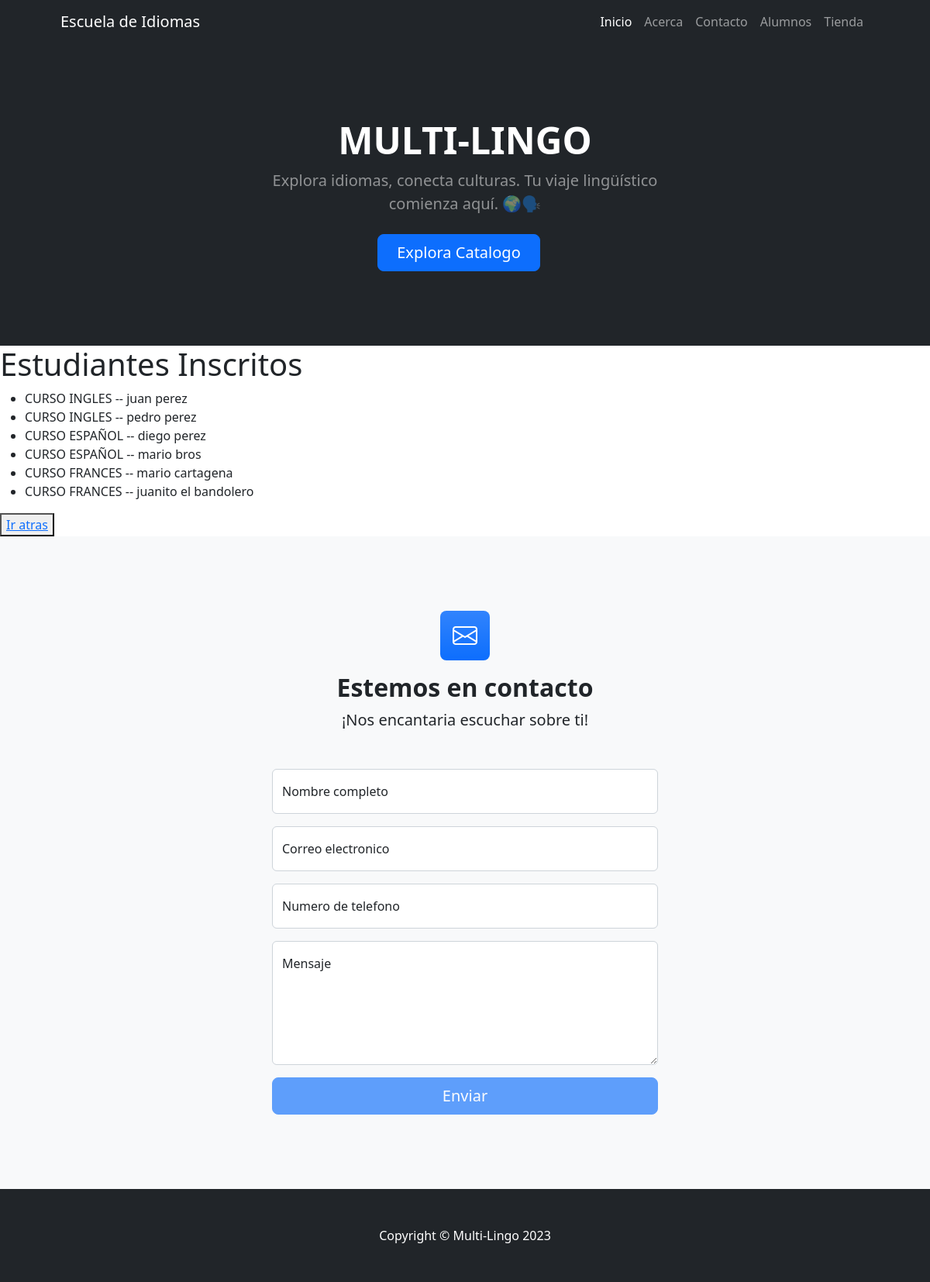
The page /estudiante/ on the database as committed earlier.
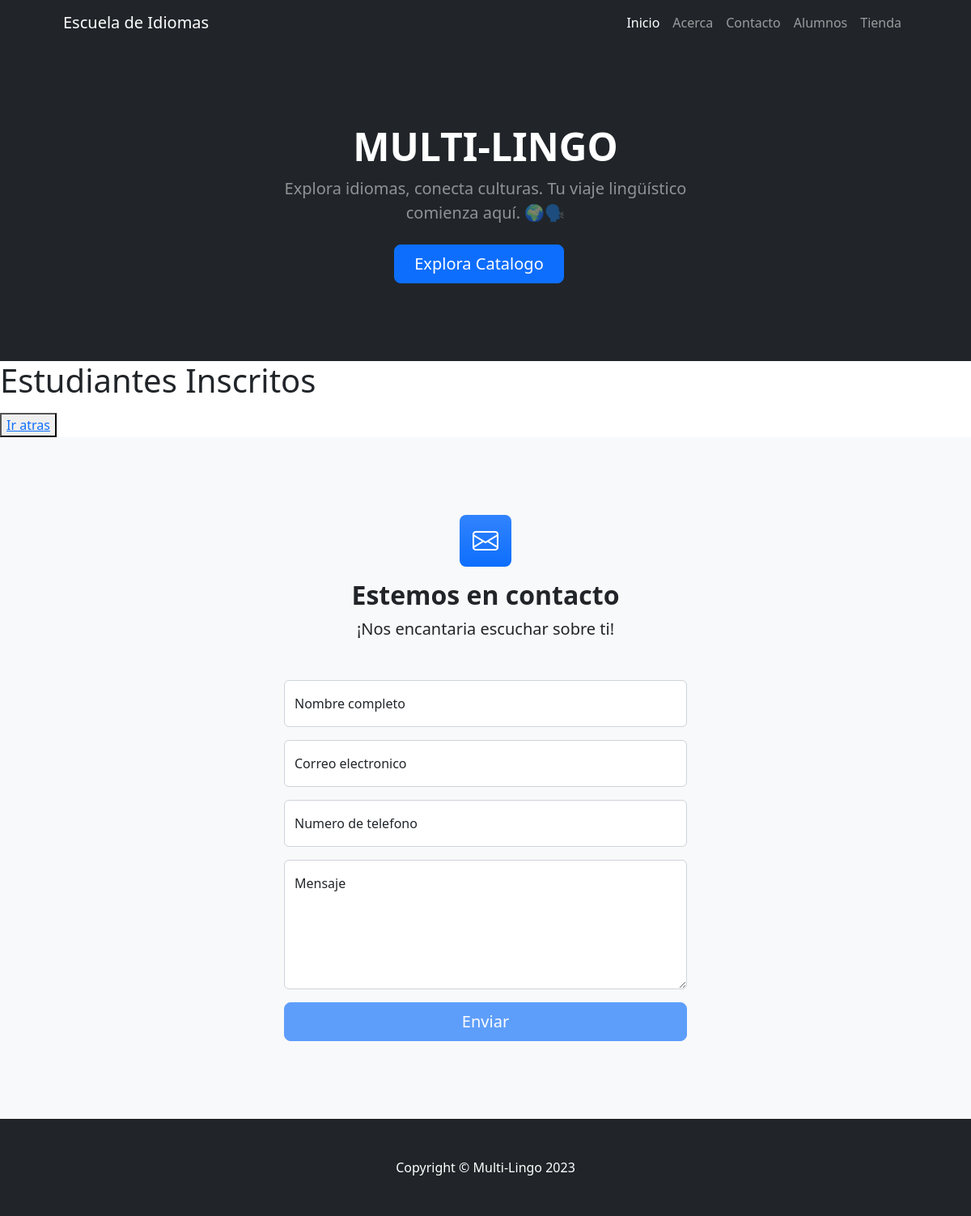
The same page on the database as committed later.
### estudiante/models.py (models this page shows, shortened)
class EstudianteEN(models.Model):
    nombre = models.CharField(max_length=100)
    apellido = models.CharField(max_length=100)
    nacimiento = models.DateField(null=True)
    nacionalidad = models.ForeignKey(Pais, on_delete=models.SET_NULL, null=True, blank=True)

class EstudianteES(models.Model):
    nombre = models.CharField(max_length=100)
    apellido = models.CharField(max_length=100)
    nacimiento = models.DateField(null=True)
    nacionalidad = models.ForeignKey(Pais, on_delete=models.SET_NULL, null=True, blank=True)

class EstudianteFR(models.Model):
    nombre = models.CharField(max_length=100)
    apellido = models.CharField(max_length=100)
    nacimiento = models.DateField(null=True)
    nacionalidad = models.ForeignKey(Pais, on_delete=models.SET_NULL, null=True, blank=True)

### estudiante/views.py (the view)
# urls.py: path("", views.index, name="index"),
def index(request):
    estudiantesEN = models.EstudianteEN.objects.all()
    estudiantesES = models.EstudianteES.objects.all()
    estudiantesFR = models.EstudianteFR.objects.all()
    return render(request, "estudiante/index.html", {"estudiantesEN":estudiantesEN, "estudiantesES":estudiantesES, "estudiantesFR":estudiantesFR})

### estudiante/templates/estudiante/index.html (shortened to what this page needs)
{% extends 'home/base.html' %}
{% block content %}
    <h1>Estudiantes Inscritos</h1>
    <ul>
        {% for estudianteEN in estudiantesEN %}
            <li>CURSO INGLES -- {{estudianteEN.nombre}} {{estudianteEN.apellido}}</li>
        {% endfor %}
        {% for estudianteES in estudiantesES %}
            <li>CURSO ESPAÑOL -- {{estudianteES.nombre}} {{estudianteES.apellido}}</li>
        {% endfor %}
        {% for estudianteFR in estudiantesFR %}
            <li>CURSO FRANCES -- {{estudianteFR.nombre}} {{estudianteFR.apellido}}</li>
        {% endfor %}
    </ul>
    <button><a href="{% url 'home:index' %}">Ir atras</a></button>
{% endblock content %}

### home/templates/home/base.html (shortened to what this page needs)
{% load static %}
<!DOCTYPE html>
<html lang="es">
    <head>
        <link href="https://cdn.jsdelivr.net/npm/bootstrap-icons@1.4.1/font/bootstrap-icons.css" rel="stylesheet" />
        <link href="{% static 'home/css/styles.css' %}" rel="stylesheet" />
    </head>
    <body>
        {% include "home/navbar.html" %}
        <header class="bg-dark py-5">
            <div class="container px-5">
                <div class="row gx-5 justify-content-center">
                    <div class="col-lg-6">
                        <div class="text-center my-5">
                            <h1 class="display-5 fw-bolder text-white mb-2">MULTI-LINGO</h1>
                            <p class="lead text-white-50 mb-4">Explora idiomas, conecta culturas. Tu viaje lingüístico comienza aquí. 🌍🗣️</p>
                            <div class="d-grid gap-3 d-sm-flex justify-content-sm-center">
                                <a class="btn btn-primary btn-lg px-4 me-sm-3" href="#features">Explora Catalogo</a>
                            </div>
                        </div>
                    </div>
                </div>
            </div>
        </header>
        {% block content %}{% endblock content %}
        <section class="bg-light py-5">
            <div class="container px-5 my-5 px-5">
                <div class="text-center mb-5">
                    <div class="feature bg-primary bg-gradient text-white rounded-3 mb-3"><i class="bi bi-envelope"></i></div>
                    <h2 class="fw-bolder">Estemos en contacto</h2>
                    <p class="lead mb-0">¡Nos encantaria escuchar sobre ti!</p>
                </div>
                <div class="row gx-5 justify-content-center">
                    <div class="col-lg-6">
                        <form id="contactForm" data-sb-form-api-token="API_TOKEN">
                            <div class="form-floating mb-3">
                                <input class="form-control" id="name" type="text" placeholder="Enter your name..." data-sb-validations="required" />
                                <label for="name">Nombre completo</label>
                            </div>
                            <div class="form-floating mb-3">
                                <input class="form-control" id="email" type="email" placeholder="name@example.com" data-sb-validations="required,email" />
                                <label for="email">Correo electronico</label>
                            </div>
                            <div class="form-floating mb-3">
                                <input class="form-control" id="phone" type="tel" placeholder="(123) 456-7890" data-sb-validations="required" />
                                <label for="phone">Numero de telefono</label>
                            </div>
                            <div class="form-floating mb-3">
                                <textarea class="form-control" id="message" type="text" placeholder="Enter your message here..." style="height: 10rem" data-sb-validations="required"></textarea>
                                <label for="message">Mensaje</label>
                            </div>
                            <div class="d-grid"><button class="btn btn-primary btn-lg disabled" id="submitButton" type="submit">Enviar</button></div>
                        </form>
                    </div>
                </div>
            </div>
        </section>
        <footer class="py-5 bg-dark">
            <div class="container px-5"><p class="m-0 text-center text-white">Copyright &copy; Multi-Lingo 2023</p></div>
        </footer>
    </body>
</html>

### home/templates/home/navbar.html (shortened to what this page needs)
<nav class="navbar navbar-expand-lg navbar-dark bg-dark">
    <div class="container px-5">
        <a class="navbar-brand" href="#!">Escuela de Idiomas</a>
        <div class="collapse navbar-collapse" id="navbarSupportedContent">
            <ul class="navbar-nav ms-auto mb-2 mb-lg-0">
                <li class="nav-item"><a class="nav-link active" aria-current="page" href="{% url 'home:index' %}"">Inicio</a></li>
                <li class="nav-item"><a class="nav-link" href="{% url 'home:about' %}">Acerca</a></li>
                <li class="nav-item"><a class="nav-link" href="#contactForm">Contacto</a></li>
                <li class="nav-item"><a class="nav-link" href="{% url 'estudiante:index' %}">Alumnos</a></li>
                <li class="nav-item"><a class="nav-link" href="{% url 'producto:index' %}">Tienda</a></li>
            </ul>
        </div>
    </div>
</nav>

Rows that differ between the two databases and show on the page:
removed EstudianteEN: nombre "juan", apellido "perez"
removed EstudianteEN: nombre "pedro", apellido "perez"
removed EstudianteES: nombre "diego", apellido "perez"
removed EstudianteES: nombre "mario", apellido "bros"
removed EstudianteFR: nombre "mario", apellido "cartagena"
removed EstudianteFR: nombre "juanito", apellido "el bandolero"
